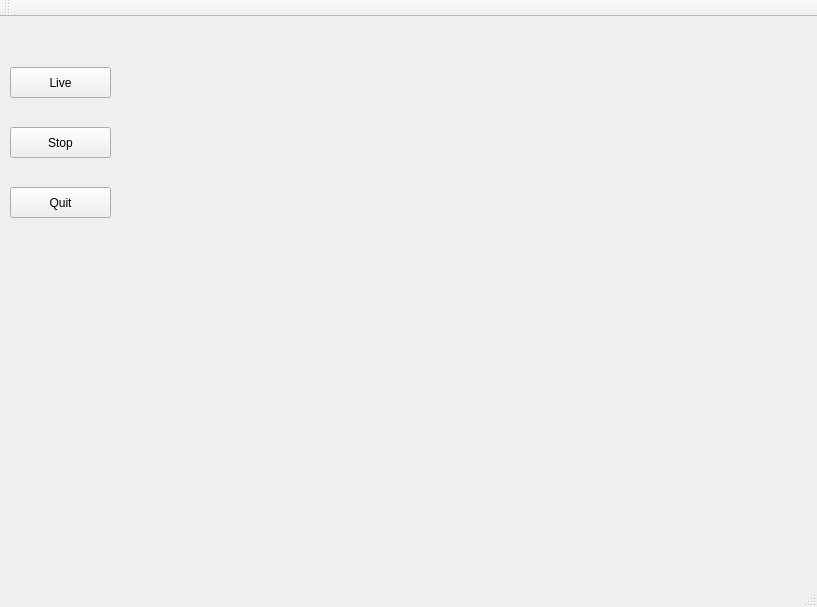
<?xml version="1.0" encoding="UTF-8"?>
<ui version="4.0">
 <class>MainWindow</class>
 <widget class="QMainWindow" name="MainWindow">
  <property name="geometry">
   <rect>
    <x>0</x>
    <y>0</y>
    <width>817</width>
    <height>607</height>
   </rect>
  </property>
  <property name="windowTitle">
   <string>MainWindow</string>
  </property>
  <widget class="QWidget" name="centralWidget">
   <widget class="QLabel" name="label">
    <property name="geometry">
     <rect>
      <x>130</x>
      <y>40</y>
      <width>640</width>
      <height>480</height>
     </rect>
    </property>
    <property name="minimumSize">
     <size>
      <width>640</width>
      <height>480</height>
     </size>
    </property>
    <property name="text">
     <string/>
    </property>
   </widget>
   <widget class="QPushButton" name="liveButton">
    <property name="geometry">
     <rect>
      <x>10</x>
      <y>50</y>
      <width>101</width>
      <height>31</height>
     </rect>
    </property>
    <property name="text">
     <string>Live</string>
    </property>
   </widget>
   <widget class="QPushButton" name="stopButton">
    <property name="geometry">
     <rect>
      <x>10</x>
      <y>110</y>
      <width>101</width>
      <height>31</height>
     </rect>
    </property>
    <property name="text">
     <string>Stop</string>
    </property>
   </widget>
   <widget class="QPushButton" name="quitButton">
    <property name="geometry">
     <rect>
      <x>10</x>
      <y>170</y>
      <width>101</width>
      <height>31</height>
     </rect>
    </property>
    <property name="text">
     <string>Quit</string>
    </property>
   </widget>
  </widget>
  <widget class="QMenuBar" name="menuBar">
   <property name="geometry">
    <rect>
     <x>0</x>
     <y>0</y>
     <width>817</width>
     <height>21</height>
    </rect>
   </property>
  </widget>
  <widget class="QToolBar" name="mainToolBar">
   <attribute name="toolBarArea">
    <enum>TopToolBarArea</enum>
   </attribute>
   <attribute name="toolBarBreak">
    <bool>false</bool>
   </attribute>
  </widget>
  <widget class="QStatusBar" name="statusBar"/>
 </widget>
 <layoutdefault spacing="6" margin="11"/>
 <resources/>
 <connections/>
</ui>
